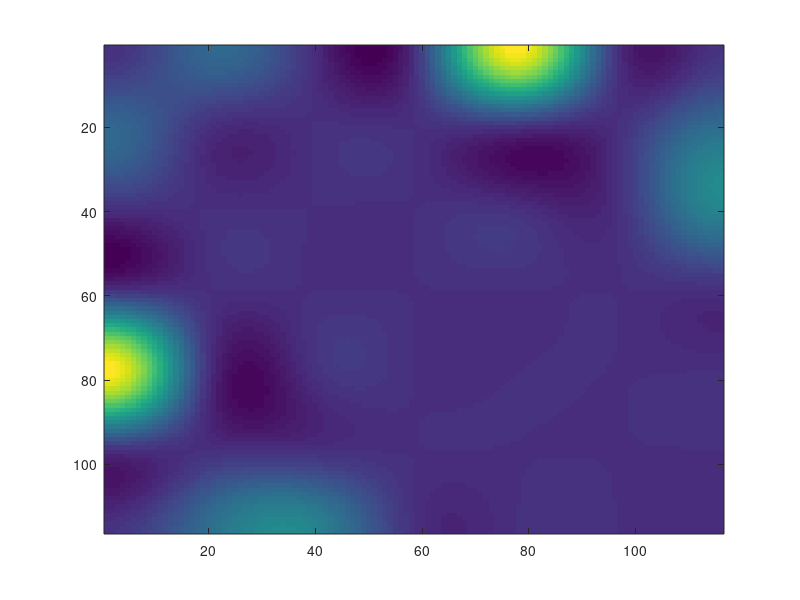
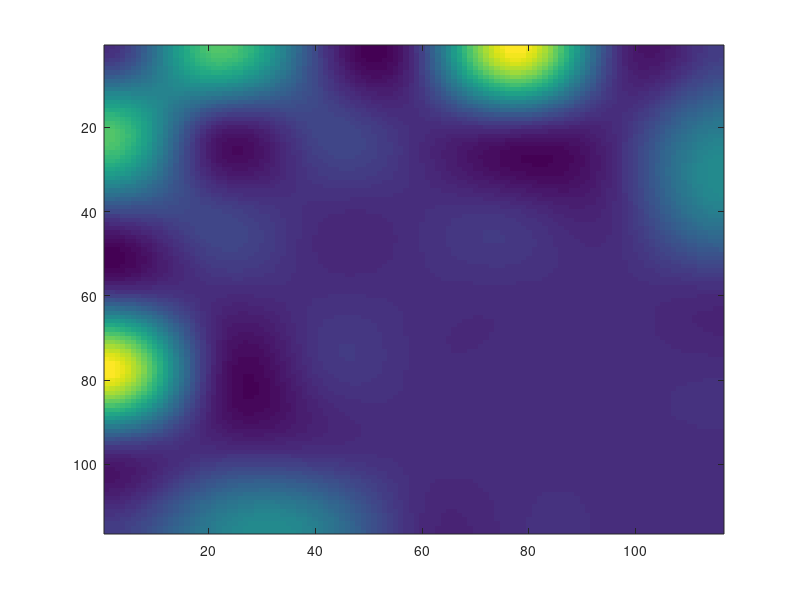
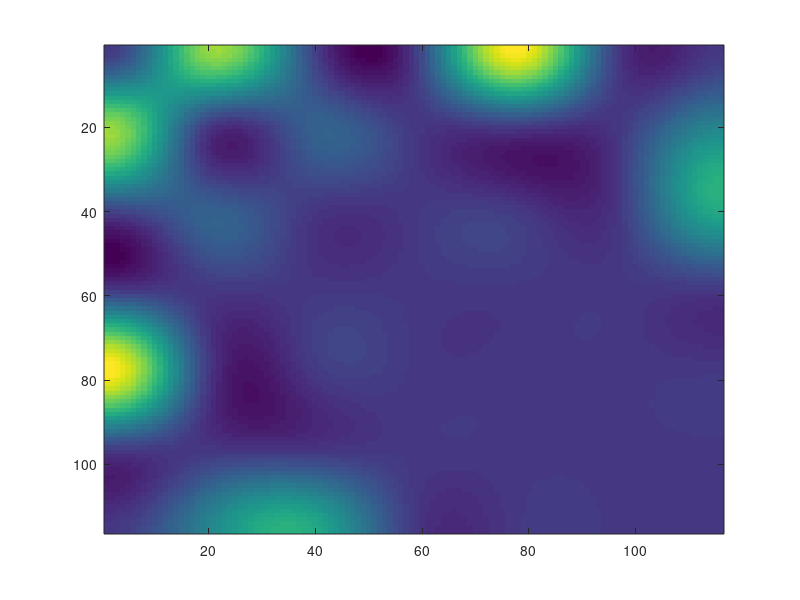
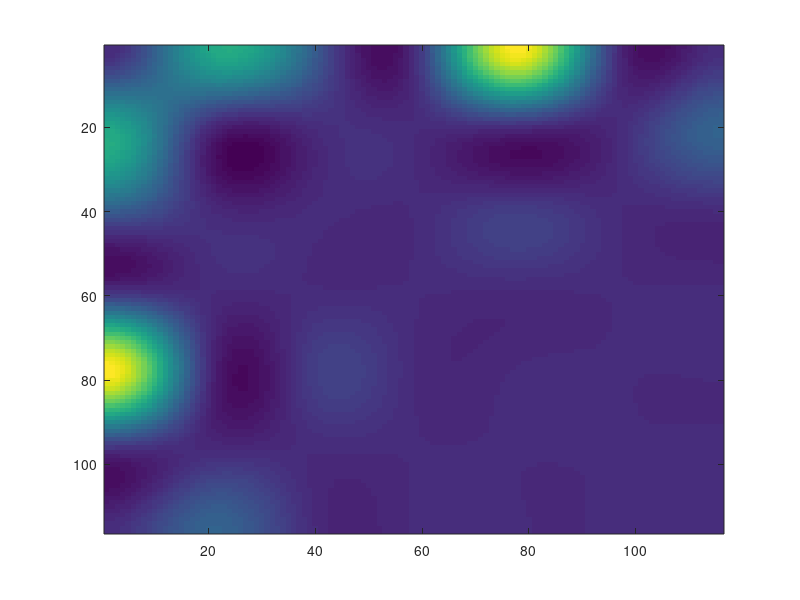

The MATLAB script that drew these images, in order:

clear all
close all
clc

%% sum class 0 activation maps - top 20

% load('guided_grad_cam_class_0_top_20_test_cases.mat')
% 
% top = size(guided_grad_cam_class_0_top_20,3);
% 
% summed_map = zeros(size(guided_grad_cam_class_0_top_20,1),size(guided_grad_cam_class_0_top_20,2));
% 
% for i=1:top
%    
%     summed_map = summed_map + guided_grad_cam_class_0_top_20(:,:,i);
%     figure,imagesc(guided_grad_cam_class_0_top_20(:,:,i))
%     
% end
% 
% summed_map = summed_map./size(guided_grad_cam_class_0_top_20,3);
% summed_map = summed_map./max(summed_map(:));
% figure, imagesc(summed_map)
% 
% %%%%%%%%%%%%%%%%%%%%%%%%%%%%%%%%%%%%%%%%%%%%%%%%%%%%%%%%%%%%%%%%%%%%%%%%%%%%%%%%%%%%%%%%%%%%%%%
%% sum class 1 activation maps - top 20

load('guided_grad_cam_class_1_top_20_test_cases.mat')

top = size(guided_grad_cam_class_1_top_20,3);

summed_map = zeros(size(guided_grad_cam_class_1_top_20,1),size(guided_grad_cam_class_1_top_20,2));

for i=1:top
   
    summed_map = summed_map + guided_grad_cam_class_1_top_20(:,:,i);
    figure,imagesc(guided_grad_cam_class_1_top_20(:,:,i))
    
end

summed_map = summed_map./size(guided_grad_cam_class_1_top_20,3);
summed_map = summed_map./max(summed_map(:));
figure, imagesc(summed_map)


